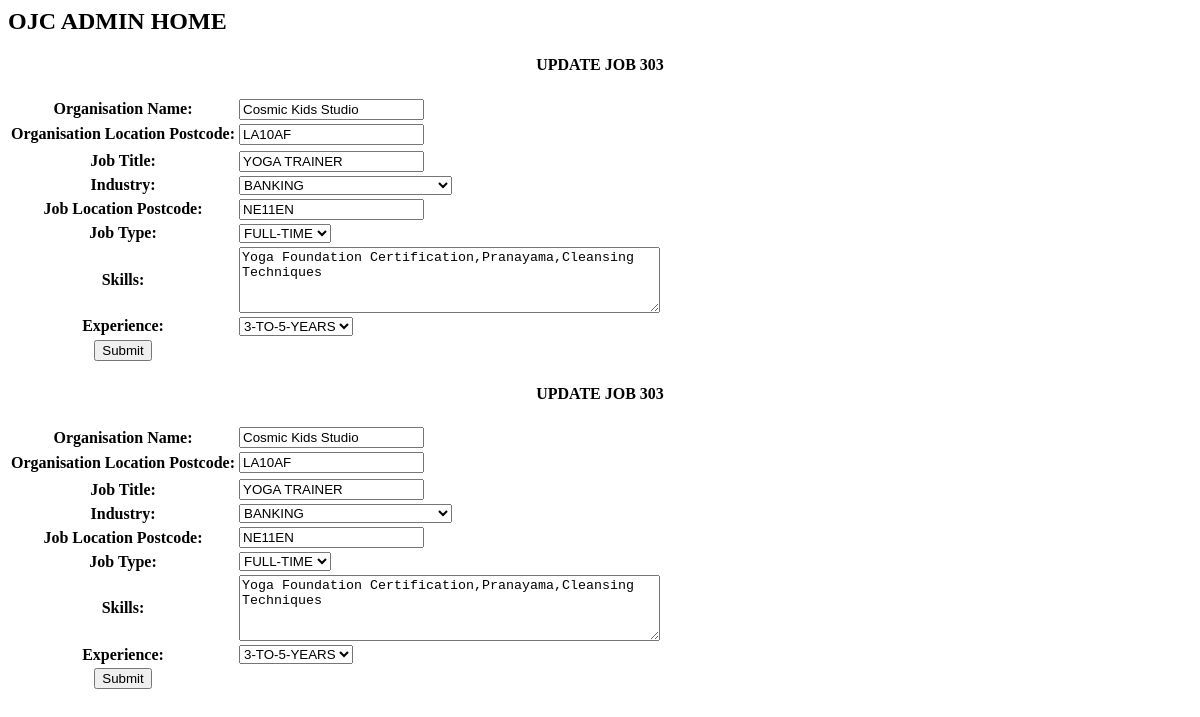
The app's page /admin/home/handler.php?editJob=303 with its own data.
### tables this page shows
CREATE TABLE IF NOT EXISTS OJC_JOB(
	JOB_ID			INT NOT NULL AUTO_INCREMENT,
	USER_ID			INT NOT NULL,
	ORG_NAME		VARCHAR(255) NOT NULL,
	ORG_LOCATION	VARCHAR(255) NOT NULL,
	JOB_TITLE	 	VARCHAR(255) NOT NULL,
	JOB_INDUSTRY	INT NOT NULL,
	JOB_LOCATION	VARCHAR(255) NOT NULL,
	JOB_TYPE		INT NOT NULL,
	JOB_SKILLS		VARCHAR(255) NOT NULL,
	JOB_EXPERIENCE	INT NOT NULL,
    UPDATED_DATE 	TIMESTAMP DEFAULT CURRENT_TIMESTAMP,
	CONSTRAINT JOB_ID_PK PRIMARY KEY(JOB_ID),
	CONSTRAINT USER_ID_JOB_FK FOREIGN KEY(USER_ID) REFERENCES OJC_USER(USER_ID),
	CONSTRAINT JOB_INDUSTRY_JOB_FK FOREIGN KEY(JOB_INDUSTRY) REFERENCES OJC_JOB_INDUSTRY(JOB_INDUSTRY_ID),
	CONSTRAINT JOB_TYPE_JOB_FK FOREIGN KEY(JOB_TYPE) REFERENCES OJC_JOB_TYPE(JOB_TYPE_ID),
	CONSTRAINT JOB_EXPERIENCE_JOB_FK FOREIGN KEY(JOB_EXPERIENCE) REFERENCES OJC_JOB_EXPERIENCE(JOB_EXPERIENCE_ID)

);

### admin/object/user.php (called while the page is built, shortened)
<?php
class user
{
    private $conn;
    public function __construct($db)
    {
        $this->conn = $db;
    }
    function getJobDetails($job_id)
    {
        $query = "SELECT * FROM OJC_JOB WHERE JOB_ID = :job_id";
        $stmt = $this->conn->prepare($query);
        $stmt->bindParam(':job_id', $job_id);
        $stmt->execute();
        $userRow = $stmt->fetch(PDO::FETCH_ASSOC);
        return $userRow;
    }
    function getJobIndustryList()
    {
        $query = "SELECT * FROM OJC_JOB_INDUSTRY ORDER BY TYPE";
        $stmt = $this->conn->prepare($query);
        $stmt->execute();
        $rows = $stmt->fetchAll(PDO::FETCH_ASSOC);
        return $rows;
    }
    function getJobTypeList()
    {
        $query = "SELECT * FROM OJC_JOB_TYPE ORDER BY TYPE";
        $stmt = $this->conn->prepare($query);
        $stmt->execute();
        $rows = $stmt->fetchAll(PDO::FETCH_ASSOC);
        return $rows;
    }
    function getExperienceList()
    {
        $query = "SELECT * FROM OJC_JOB_EXPERIENCE ORDER BY TYPE";
        $stmt = $this->conn->prepare($query);
        $stmt->execute();
        $rows = $stmt->fetchAll(PDO::FETCH_ASSOC);
        return $rows;
    }
}

### admin/home/handler.php (the view, shortened to what this page needs)
<?php
include('../includes/admin_home_header.php');
include_once('../config/databaseConfig.php');
include_once('../object/user.php');
$database = new DatabaseConfig();
$db = $database->getConnection();
$user = new user($db);
if (isset($_GET['editJob'])) {
    $id = $_GET['editJob'];
    $jobToEdit = $user->getJobDetails($id);
?>
<!DOCTYPE html>
<html lang="en">
<head>
    <link rel="stylesheet" type="text/css" href="../css/admin.css">
</head>
<body>
<table>
    <h4 style="text-align:center">UPDATE JOB <?php echo $jobToEdit['JOB_ID']; ?> <h4>
    <form action="./admin/updates/admin_ajax_request_handler.php" method="post">
        <tr>
            <th>
            <label for="org_name">Organisation Name:</label></th>
            <td>
            <input type="text" id="org_name" name="org_name" value="<?php echo $jobToEdit['ORG_NAME']; ?>"></td>
        </tr>
        <tr>
            <th>
            <label for="org_location">Organisation Location Postcode:</label></th>
            <td>
            <input type="text" id="org_location" name="org_location" value="<?php echo $jobToEdit['ORG_LOCATION']; ?>"></td>
        <tr>
        <tr>
            <th>
            <label for="title">Job Title:</label>
            </th>
            <td>
            <input type="text" id="title" name="title" value="<?php echo $jobToEdit['JOB_TITLE']; ?>">
            </td>
        </tr>
        <tr>
            <th>
                <label for="industry">Industry:</label>
            </th>
            <td>
                <select name="industry" id="industry" value="<?php echo $jobToEdit['JOB_INDUSTRY'];?>">
                    <?php
                    $industryList = $user->getJobIndustryList();
                    foreach($industryList as $industry){
                        echo "<option value='".$industry['JOB_INDUSTRY_ID']."'>".$industry['TYPE']."</option>";
                    }?>
                </select>
            </td>
        </tr>
        <tr>
            <th>
            <label for="location">Job Location Postcode:</label>
            </th>
            <td>
            <input type="text" id="location" name="location" value="<?php echo $jobToEdit['JOB_LOCATION']; ?>">
            </td>
        </tr>
        <tr>
            <th>
                <label for="jobType">Job Type:</label>
            </th>
            <td>
                <select name="jobType" id="jobType" value="<?php echo $jobToEdit['JOB_TYPE']; ?>">
                <?php
                $jobTypeList = $user->getJobTypeList();
                foreach($jobTypeList as $jobType){
                    echo "<option value='".$jobType['JOB_TYPE_ID']."'>".$jobType['TYPE']."</option>";
                }?>
                </select>
            </td>
        </tr>
        <tr>
            <th>
            <label for="skills">Skills:</label>
            </th>
            <td>
                <textarea id="skills" name="skills" rows="4" cols="50"><?php echo $jobToEdit['JOB_SKILLS']; ?>
                </textarea>
            </td>
        </tr>
        <tr>
            <th><label for="experience">Experience:</label></th>
            <td>
            <select name="experience" id="experience" value="<?php echo $jobToEdit['JOB_EXPERIENCE'];?>">
                <?php
                $experienceList = $user->getExperienceList();
                foreach($experienceList as $experience){
                    echo "<option value='".$experience['JOB_EXPERIENCE_ID']."'>".$experience['TYPE']."</option>";
                }?>
            </select>
            </td>
        </tr>
        <tr>
            <th><input type="submit" value="Submit" class="edit_btn" name="updateJob"></th>
        </tr>
    </form>
</table>
</body>
</html>
<?php
}
?>
<?php
        if (isset($_GET['editJob']))
        {
            $id = $_GET['editJob'];
            $jobToEdit = $user->getJobDetails($id);
    ?>
        <table>
            <h4 style="text-align:center">UPDATE JOB <?php echo $jobToEdit['JOB_ID']; ?> <h4>
            <form action="./admin/updates/admin_ajax_request_handler.php" method="post">
                <tr>
                    <th>
                    <label for="org_name">Organisation Name:</label></th>
                    <td>
                    <input type="text" id="org_name" name="org_name" value="<?php echo $jobToEdit['ORG_NAME']; ?>"></td>
                </tr>
                <tr>
                    <th>
                    <label for="org_location">Organisation Location Postcode:</label></th>
                    <td>
                    <input type="text" id="org_location" name="org_location" value="<?php echo $jobToEdit['ORG_LOCATION']; ?>"></td>
                <tr>
                <tr>
                    <th>
                    <label for="title">Job Title:</label>
                    </th>
                    <td>
                    <input type="text" id="title" name="title" value="<?php echo $jobToEdit['JOB_TITLE']; ?>">
                    </td>
                </tr>
                <tr>
                    <th>
                        <label for="industry">Industry:</label>
                    </th>
                    <td>
                        <select name="industry" id="industry" value="<?php echo $jobToEdit['JOB_INDUSTRY'];?>">
                            <?php
                            $industryList = $user->getJobIndustryList();
                            foreach($industryList as $industry){
                                echo "<option value='".$industry['JOB_INDUSTRY_ID']."'>".$industry['TYPE']."</option>";
                            }?>
                        </select>
                    </td>
                </tr>
                <tr>
                    <th>
                    <label for="location">Job Location Postcode:</label>
                    </th>
                    <td>
                    <input type="text" id="location" name="location" value="<?php echo $jobToEdit['JOB_LOCATION']; ?>">
                    </td>
                </tr>
                <tr>
                    <th>
                        <label for="jobType">Job Type:</label>
                    </th>
                    <td>
                        <select name="jobType" id="jobType" value="<?php echo $jobToEdit['JOB_TYPE']; ?>">
                        <?php
                        $jobTypeList = $user->getJobTypeList();
                        foreach($jobTypeList as $jobType){
                            echo "<option value='".$jobType['JOB_TYPE_ID']."'>".$jobType['TYPE']."</option>";
                        }?>
                        </select>
                    </td>
                </tr>
                <tr>
                    <th>
                    <label for="skills">Skills:</label>
                    </th>
                    <td>
                        <textarea id="skills" name="skills" rows="4" cols="50"><?php echo $jobToEdit['JOB_SKILLS']; ?>
                        </textarea>
                    </td>
                </tr>
                <tr>
                    <th><label for="experience">Experience:</label></th>
                    <td>
                    <select name="experience" id="experience" value="<?php echo $jobToEdit['JOB_EXPERIENCE'];?>">
                        <?php
                        $experienceList = $user->getExperienceList();
                        foreach($experienceList as $experience){
                            echo "<option value='".$experience['JOB_EXPERIENCE_ID']."'>".$experience['TYPE']."</option>";
                        }?>
                    </select>
                    </td>
                </tr>
                <tr>
                    <th><input type="submit" value="Submit" class="edit_btn" name="updateJob"></th>
                </tr>
            </form>
        </table>
    <?php
        }
    ?>

### records on screen
ojc_job: JOB_ID "303", org_name "Cosmic Kids Studio", org_location "LA10AF", title "YOGA TRAINER", location "NE11EN", skills "Yoga Foundation Certification,Pranayama,Cleansing Techniques"

### other values on screen
form field industry "BANKING"
form field jobType "FULL-TIME"
form field experience "3-TO-5-YEARS"
